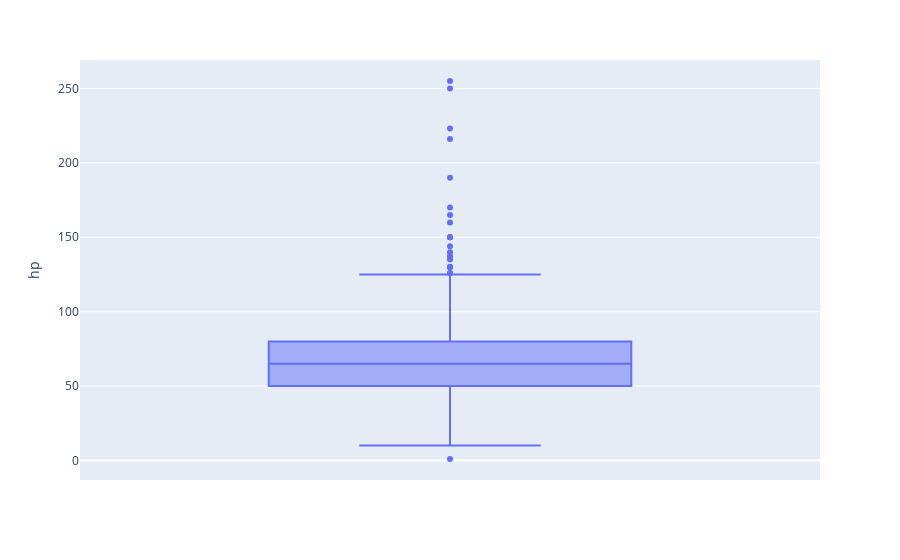

This figure's notebook cell:
### Code cell
pokemon_hp = df.groupby('name')['hp'].sum().reset_index().sort_values('hp',ascending=False)
boxhp = px.box(pokemon_hp, y='hp')
# boxhp = update_layout(title='Range of Pokemon with their HP')
boxhp.show()

### Figure 1 — Plotly figure (JSON) as saved in the notebook; plotly's stock layout.template omitted (floating-point values rounded to 4 significant figures; data arrays with more than 128 entries replaced by an {"elided": "..."} marker saying what was removed)
{"data": [{"alignmentgroup": "True", "hovertemplate": "hp=%{y}<extra></extra>", "legendgroup": "", "marker": {"color": "#636efa"}, "name": "", "notched": false, "offsetgroup": "", "orientation": "v", "showlegend": false, "type": "box", "x0": " ", "xaxis": "x", "y": {"elided": "801 int values"}, "y0": " ", "yaxis": "y"}], "layout": {"boxmode": "group", "legend": {"tracegroupgap": 0}, "margin": {"t": 60}, "xaxis": {"anchor": "y", "domain": [0, 1]}, "yaxis": {"anchor": "x", "domain": [0, 1], "title": {"text": "hp"}}}}
